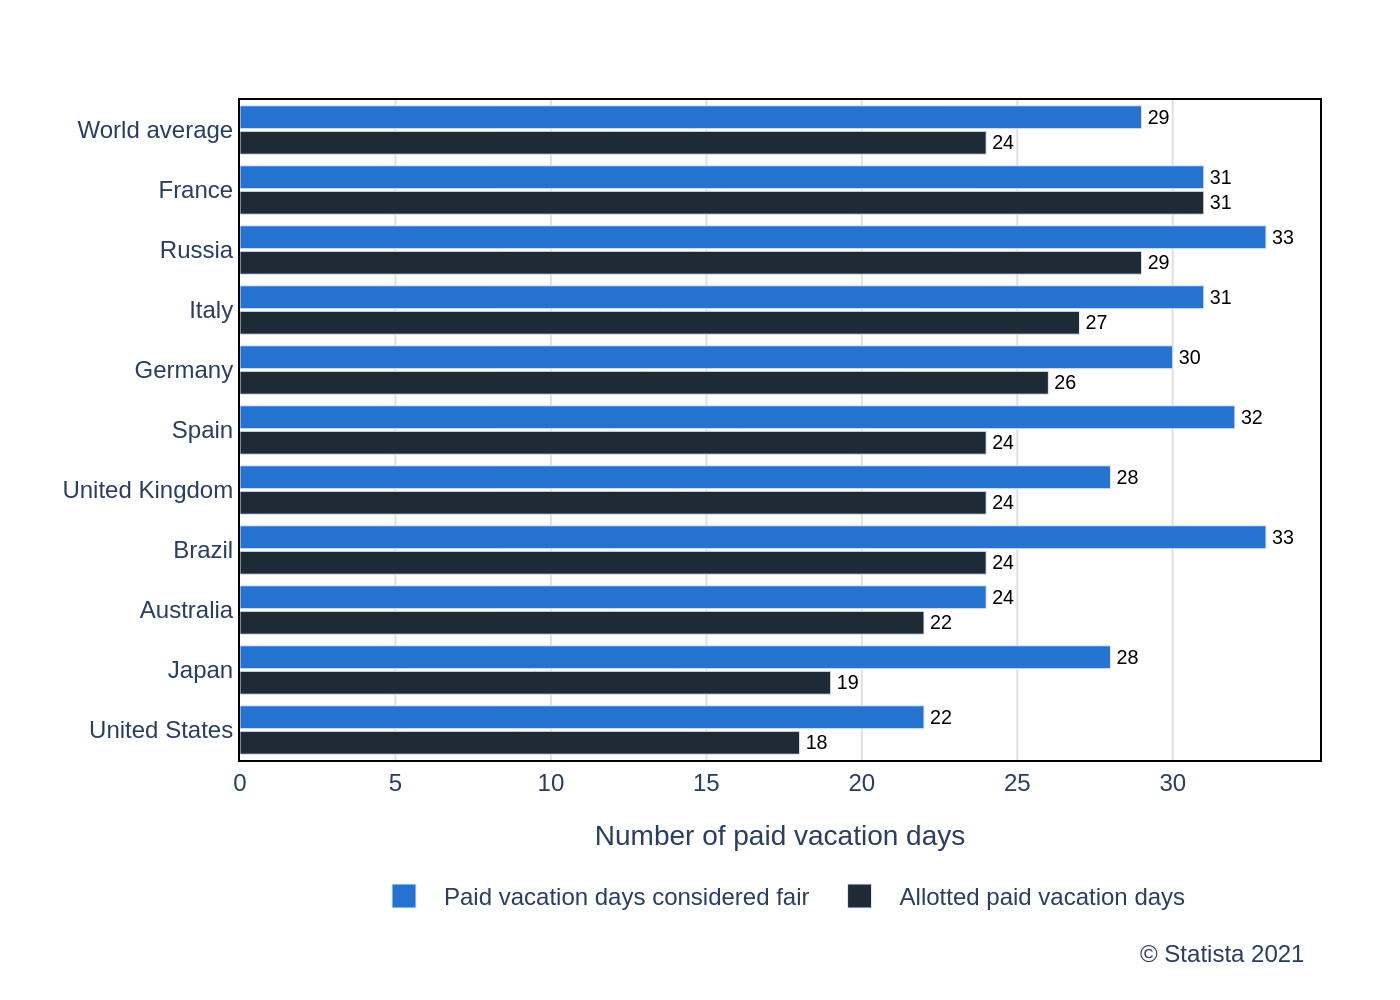

Write Python code to recreate this figure.
import sys
import json
import os
import plotly.graph_objects as go

if len(sys.argv) != 2:
    print("Usage: python script.py <path_to_json_file>")
    sys.exit(1)

json_path = sys.argv[1]

try:
    with open(json_path, 'r', encoding='utf-8') as f:
        chart_info = json.load(f)
except FileNotFoundError:
    print(f"Error: JSON file not found at {json_path}")
    sys.exit(1)
except json.JSONDecodeError:
    print(f"Error: Could not decode JSON from {json_path}")
    sys.exit(1)

chart_data = chart_info['chart_data']
texts = chart_info['texts']
colors = chart_info['colors']

categories = [item['category'] for item in chart_data]
values_series_1 = [item['values'][0] for item in chart_data]
values_series_2 = [item['values'][1] for item in chart_data]

fig = go.Figure()

# Add first bar trace
fig.add_trace(go.Bar(
    y=categories,
    x=values_series_1,
    name=texts['legend_items'][0],
    orientation='h',
    marker_color=colors[0],
    text=values_series_1,
    textposition='outside',
    textfont=dict(family="Arial", color='black')
))

# Add second bar trace
fig.add_trace(go.Bar(
    y=categories,
    x=values_series_2,
    name=texts['legend_items'][1],
    orientation='h',
    marker_color=colors[1],
    text=values_series_2,
    textposition='outside',
    textfont=dict(family="Arial", color='black')
))

# Combine title and subtitle
title_text = ""
if texts.get("title"):
    title_text += f"<b>{texts['title']}</b>"
if texts.get("subtitle"):
    title_text += f"<br><sub>{texts['subtitle']}</sub>"

# Configure layout
fig.update_layout(
    barmode='group',
    title=dict(text=title_text, x=0.05, xanchor='left'),
    xaxis=dict(
        title=texts.get('x_axis_label'),
        showgrid=True,
        gridcolor='#e0e0e0',
        zeroline=False,
        showline=True,
        linecolor='black',
        mirror=True
    ),
    yaxis=dict(
        title=texts.get('y_axis_label'),
        autorange='reversed',  # Ensures the top category in the list is at the top of the chart
        showgrid=False,
        zeroline=False,
        showline=True,
        linecolor='black',
        mirror=True
    ),
    legend=dict(
        orientation='h',
        yanchor='bottom',
        y=-0.25,
        xanchor='center',
        x=0.5
    ),
    font=dict(family="Arial", size=12),
    plot_bgcolor='white',
    paper_bgcolor='white',
    margin=dict(l=120, r=40, t=50, b=120),
    bargap=0.15,
    bargroupgap=0.1
)

# Add annotations for source and note
annotations = []
if texts.get("source"):
    annotations.append(dict(
        xref='paper', yref='paper',
        x=0.99, y=-0.32,
        xanchor='right', yanchor='bottom',
        text=texts['source'],
        showarrow=False,
        font=dict(family="Arial", size=12)
    ))

fig.update_layout(annotations=annotations)

# Define output filename and save the image
base_filename = os.path.splitext(os.path.basename(json_path))[0]
output_filename = f"{base_filename}.png"

fig.write_image(output_filename, scale=2)

print(f"Chart saved as {output_filename}")
